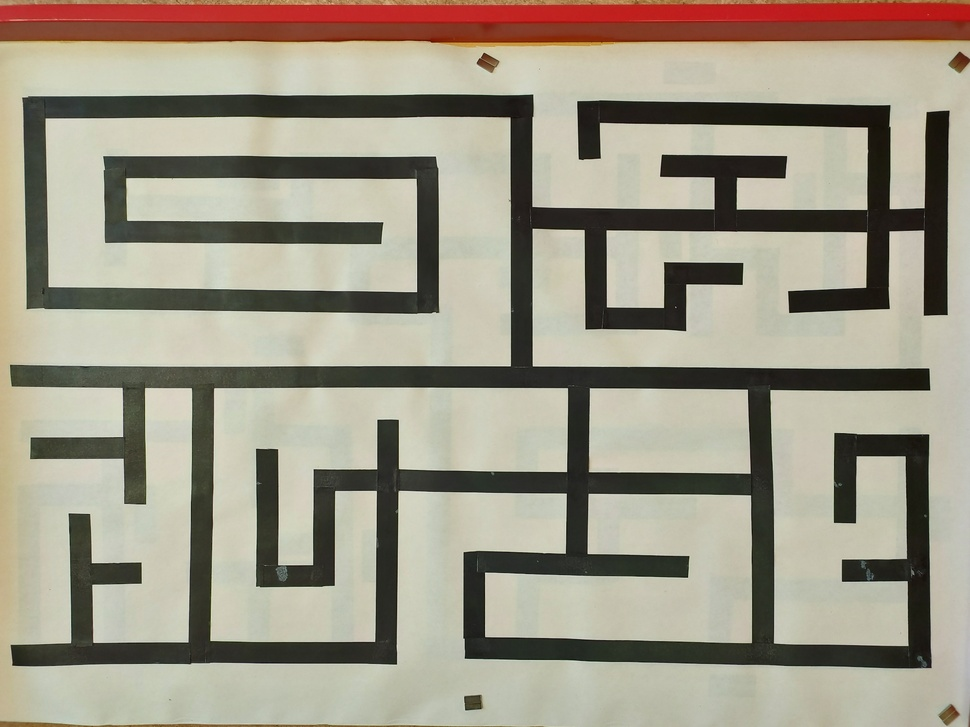
#> input picture src/Fun_and_Explore/Picture_Example/Maze.jpg, 970 x 727 px, shrunk from 1920 x 1440 before the run, found by its file name
$ python Erzeugen_Digital_Twin.py
#> lines starting #> are read from the running program, lines starting #| are printed output that depends on the picture; after the words box and inside, x2 and y2 are one past the last pixel; in counts of white or black regions, pixels touching at a corner belong together
from PIL import Image,ImageDraw,ImageOps
import matplotlib.pyplot as plt
import numpy as np
import os

def Startpunkt(bild):
    '''
    Funktion zum bestimmen des Startpixel eines Bildes. Das entsprechende Bild muss angegeben werden.
    '''
    Breite,Höhe = bild.size
    Breite -=1
    Höhe -= 1
    Zwischenstück = Höhe-1                                           #durchsuchung der Reichen vom unteren
    for i in range(Breite*Höhe):                                     #rechten Pixel nach dem ersten schwarzen
        aktuellesPixel = Breite,Höhe
        Pixelwert = bild.getpixel(aktuellesPixel)
        if Pixelwert <= 50:                                 #geändert
            if bild.getpixel((aktuellesPixel[0]-1,aktuellesPixel[1]+1)) <= 50:  #geändert
                Breite -= 1
                Höhe = Zwischenstück
                pass
            else:
                break
        else:
            if Höhe == 0:
                Breite = Breite-1
                Höhe = Zwischenstück
            else:
                Höhe = Höhe-1
    return Breite,Höhe

def Startpunkt_neu(bild):
    # In NumPy-Array umwandeln
    image_array = np.asarray(bild, dtype=np.uint8)

    # Alle schwarzen Pixel finden (Pixelwert 0)
    coords = np.column_stack(np.where(image_array == 0))

    if coords.size > 0:
        # Bildgröße holen (Höhe, Breite)
        height, width = image_array.shape

        # Rechte untere Ecke als Referenzpunkt
        bottom_right = np.array([height - 1, width - 1])

        # Pixel mit geringster euklidischer Distanz zur unteren rechten Ecke finden
        nearest_pixel = min(coords, key=lambda c: np.linalg.norm(c - bottom_right))

        # print("Schwarzer Pixel mit geringstem Abstand zur unteren rechten Ecke:", nearest_pixel)
        return int(nearest_pixel[1]), int(nearest_pixel[0])
    else:
        print("Kein schwarzer Pixel gefunden.")
        return 0, 0

def DickederLinie(bild, Breite,Höhe):
    Liniendicke = 0

    while True:
        pixel_value = bild.getpixel((Breite,Höhe))
        if pixel_value > 0: #and bild.getpixel((Breite-1,Höhe-1)) > 0:
            break

        Liniendicke += 1
        Breite -= 1
        Höhe -= 1

    #print("Liniendicke: ",Liniendicke)

    Liniendicke = Liniendicke // 2
    return Liniendicke

def zeichnen(bild, Eckenliste,Verbindungsliste, Liniendicke):
    image = Image.new('RGB', (bild.size), 'white')
    draw = ImageDraw.Draw(image)

    for element in Verbindungsliste:
        draw.line(element,fill = 'black', width=Liniendicke)

    for element in Eckenliste:
         #draw.point(element,fill = 'red')
         draw.rectangle((((element[0] - 0) - Liniendicke/2 , (element[1] - 0 )- Liniendicke/2),(element[0] + Liniendicke/2, element[1] + Liniendicke/2)),fill='red')
         #draw.line(((element[0] - 1) - Liniendicke/2, (element[1] -1),(element[0]+Liniendicke/2, element[1])), fill= 'red', width=Liniendicke)
         pass

    try:
        overlay = Image.open('logo_small.png')
        overlay = overlay.resize((200,150))

        image_w, image_h = image.size
        overlay_w, overlay_h = overlay.size

        x = (image_w - overlay_w) // 2
        y = 0

        image.paste(overlay, (x,y))
    except FileNotFoundError:
        pass

    image.save('Ausgegeben.png')

    plt.imshow(image)
    plt.axis('off')
    plt.show()

def Korrektur_Mitte_der_Linie(bild, Breite, Höhe, Code, Liniendicke):
    if Code == 0 or Code == 2:
        if Code == 0:
            tmp_Höhe = Höhe + Liniendicke
        elif Code == 2:
            tmp_Höhe = Höhe - Liniendicke

        tmpX = Breite
        maxX = Breite
        minX = Breite
        while True:
            if check_schwarz(bild, tmpX,tmp_Höhe):
                tmpX += 1
            else:
                maxX = tmpX - 1
                break
        tmpX = Breite
        while True:
            if check_schwarz(bild, tmpX,tmp_Höhe):
                tmpX -= 1
            else:
                minX = tmpX + 1
                break

        korrekte_Breite = (maxX - minX) // 2 + minX
        korrekte_Höhe = Höhe
    else:
        if Code == 1:
            tmp_Breite = Breite - Liniendicke
        elif Code == 3:
            tmp_Breite = Breite + Liniendicke

        tmpY = Höhe
        maxY = Höhe
        minY = Höhe
        while True:
            if check_schwarz(bild, tmp_Breite,tmpY):
                tmpY += 1
            else:
                maxY = tmpY - 1
                break
        tmpY = Höhe
        while True:
            if check_schwarz(bild, tmp_Breite,tmpY):
                tmpY -= 1
            else:
                minY = tmpY + 1
                break

        korrekte_Höhe = (maxY - minY) // 2 + minY
        korrekte_Breite = Breite

    return korrekte_Breite, korrekte_Höhe

def MittederEcke(bild, Breite,Höhe,Code,Liniendicke):
    Breite, Höhe = Korrektur_Mitte_der_Linie(bild, Breite,Höhe,Code,Liniendicke)
    if Code == 0:
        if Check_ob_Sackgasse(bild, Breite,Höhe,Liniendicke) == True:
            pass
        else:
            Höhe -= Liniendicke
    elif Code == 1:
        if Check_ob_Sackgasse(bild, Breite,Höhe,Liniendicke) == True:
            pass
        else:
            Breite += Liniendicke
    elif Code == 2:
        if Check_ob_Sackgasse(bild, Breite,Höhe,Liniendicke) == True:
            pass
        else:
            Höhe += Liniendicke
    elif Code == 3:
        if Check_ob_Sackgasse(bild, Breite,Höhe,Liniendicke) == True:
            pass
        else:
            Breite -= Liniendicke
    return Breite, Höhe

def Check_ob_Sackgasse(bild, Breite,Höhe,Liniendicke):
    Seite_oben = check_ob_linie(bild, Breite,Höhe,Liniendicke,1,True)
    Seite_unten = check_ob_linie(bild, Breite,Höhe,Liniendicke,-1,True)
    Seite_links = check_ob_linie(bild, Breite,Höhe,Liniendicke,1,False)
    Seite_rechts = check_ob_linie(bild, Breite,Höhe,Liniendicke,-1,False)
    # print("Sackgasse: Seite_oben: ", Seite_oben, " Seite_unten: ", Seite_unten, " Seite_rechts: ", Seite_rechts, " Seite_links: ", Seite_links)

    counter = 0
    if Seite_oben:                                    #geändert
        counter +=1
    if Seite_unten:                                   #geändert
        counter +=1
    if Seite_links:                                    #geändert
        counter +=1
    if Seite_rechts:                                   #geändert
        counter +=1

    if counter == 1:
        return True
    else:
        return False

def Eckencheck(bild, Breite,Höhe,Liniendicke,zwischenliste):
    Seite_oben = check_ob_linie(bild, Breite,Höhe,Liniendicke,1,True)
    Seite_unten = check_ob_linie(bild, Breite,Höhe,Liniendicke,-1,True)
    Seite_links = check_ob_linie(bild, Breite,Höhe,Liniendicke,1,False)
    Seite_rechts = check_ob_linie(bild, Breite,Höhe,Liniendicke,-1,False)
    # print("Seite_oben: ", Seite_oben, " Seite_unten: ", Seite_unten, " Seite_rechts: ", Seite_rechts, " Seite_links: ", Seite_links)

    #print("br: ", Breite, "ld: ", Liniendicke)
    #print("h: ", Höhe)

    if Seite_oben:                                    #geändert
        zwischenliste.append((Breite,Höhe,0))
    if Seite_rechts:                                   #geändert
        zwischenliste.append((Breite,Höhe,1))
    if Seite_unten:                                   #geändert
        zwischenliste.append((Breite,Höhe,2))
    if Seite_links:                                    #geändert
        zwischenliste.append((Breite,Höhe,3))


def check_schwarz(bild, Breite, Höhe):
    tmpx, tmpy = bild.size
    if Breite < 0 or Höhe < 0 or Breite >= tmpx or Höhe >= tmpy:
        return False
    else:
        return bild.getpixel((Breite, Höhe)) == 0              #geändert

def Höhenbeweger(bild, Breite,Höhe,Liniendicke, negative = True):
    value = 1
    if negative:
        value = -1
    Höhe += value
    counter = 0
    while True:
        if check_schwarz(bild, Breite,Höhe):
            if counter == Liniendicke *4:
                Breite, Höhe = Korrektur_Mitte_der_Linie(bild, Breite, Höhe, 1 + value, Liniendicke)
                counter = 0
            Seite_links = check_ob_linie(bild, Breite,Höhe,Liniendicke,-1,False)
            Seite_rechts = check_ob_linie(bild, Breite,Höhe,Liniendicke,1,False)
            if Seite_links or Seite_rechts:
                # print("Seite gefunden Seite_links: ", Seite_links, " Seite_rechts: ", Seite_rechts)
                break

            Höhe += value
            counter += 1
        else:
            break

    return Breite ,Höhe

def Breitenbeweger(bild, Breite,Höhe,Liniendicke,negative = True):
    value = 1
    if negative:
        value = -1
    Breite += value
    counter = 0
    while True:
        if check_schwarz(bild, Breite,Höhe):
            if counter == Liniendicke *4:
                Breite, Höhe = Korrektur_Mitte_der_Linie(bild, Breite, Höhe, 2 + (-value), Liniendicke)
                counter = 0
            Seite_oben = check_ob_linie(bild, Breite,Höhe,Liniendicke,1,True)
            Seite_unten = check_ob_linie(bild, Breite,Höhe,Liniendicke,-1,True)
            if Seite_oben or Seite_unten:
                # print("Seite gefunden Seite_oben: ", Seite_oben, " Seite_unten: ", Seite_unten)
                break

            Breite += value
            counter += 1
        else:
            break

    return Breite, Höhe

def check_ob_linie(bild, Breite, Höhe, Liniendicke, value, oben_oder_unten):
    for i in range(1, Liniendicke*2):
        if oben_oder_unten:
            if not check_schwarz(bild, Breite,Höhe-(i*value)):
                return False
        else:
            if not check_schwarz(bild, Breite-(i*value),Höhe):
                return False
    return True

def Verbindung(bild, Breite,Höhe,Code,Liniendicke):
    if Code == 0:
        Höhe -= Liniendicke*2
        Breite_neu, Höhe_neu = Höhenbeweger(bild, Breite, Höhe, Liniendicke, True)
    if Code == 1:
        Breite += Liniendicke*2
        Breite_neu, Höhe_neu = Breitenbeweger(bild, Breite, Höhe, Liniendicke, False)
    if Code == 2:
        Höhe += Liniendicke*2
        Breite_neu, Höhe_neu = Höhenbeweger(bild, Breite, Höhe, Liniendicke, False)
    if Code == 3:
        Breite -= Liniendicke*2
        Breite_neu, Höhe_neu = Breitenbeweger(bild, Breite, Höhe, Liniendicke, True)
    return Breite_neu, Höhe_neu

def Selbe_Ecke(ecke1, ecke2, Liniendicke):
    # print("Ecke 1: ", ecke1," Ecke 2:" , ecke2)
    if abs(ecke1[0] - ecke2[0]) < Liniendicke - 3 and abs(ecke1[1] - ecke2[1]) < Liniendicke - 3:
        return True
    else:

        return False

def Selbe_Verbindung(Verbindung1, Verbindung2, Liniendicke):
    # print("Verbindung 1: ", Verbindung1, " Verbindung 2: ", Verbindung2)
    if Selbe_Ecke((Verbindung1[0], Verbindung1[1]), (Verbindung2[0], Verbindung2[1]), Liniendicke) and Selbe_Ecke((Verbindung1[2], Verbindung1[3]), (Verbindung2[2], Verbindung2[3]), Liniendicke):
        return True
    else:
        return False

def listenprüfer(Original_Breite, Original_Höhe, Breite, Höhe, Liniendicke, Eckenliste, Probeliste, Verbindungsliste):
    ecke_existiert = False
    for ecke in Eckenliste:
        if Selbe_Ecke(ecke, (Breite, Höhe), Liniendicke):
            ecke_existiert = True

    if not ecke_existiert:
        # print("Ecke gespeichert")
        Eckenliste.append((Breite,Höhe))
        Probeliste.append((Breite,Höhe))

    if len(Verbindungsliste) == 0:
        Verbindungsliste.append((Original_Breite,Original_Höhe,Breite,Höhe))
    else:
        verbindung_existiert = False
        for verbindung in Verbindungsliste:
            if Selbe_Verbindung(verbindung, (Original_Breite,Original_Höhe,Breite,Höhe), Liniendicke) or Selbe_Verbindung(verbindung, (Breite,Höhe,Original_Breite,Original_Höhe), Liniendicke):
                verbindung_existiert = True

        if not verbindung_existiert:
            # print("Verbindung gespeichert")
            Verbindungsliste.append((Original_Breite,Original_Höhe,Breite,Höhe))

    return Eckenliste, Probeliste, Verbindungsliste

if __name__ == '__main__':
    base_name = "Maze"
    formats = ["jpg", "jpeg", "png", "bmp", "gif", "tiff", "webp"]

    bild = None
    for ext in formats:
        file_name = f"{base_name}.{ext}"
        if os.path.exists(file_name):
            try:
                bild = Image.open(file_name)
#> bild is the input picture: PIL image 970x727 RGB; mean R, G, B 158.3, 151.8, 135.2
                print(f"Opened {file_name}")
                break
            except Exception as e:
                print(f"Failed to open {file_name}: {e}")

    if bild is None:
        print("Fehler: Keine Bilddatei gefunden (Maze.jpg/png/...)")
        exit(1)

    plt.imshow(bild)
    plt.axis('off')
    plt.show()
    bild = bild.convert('L')
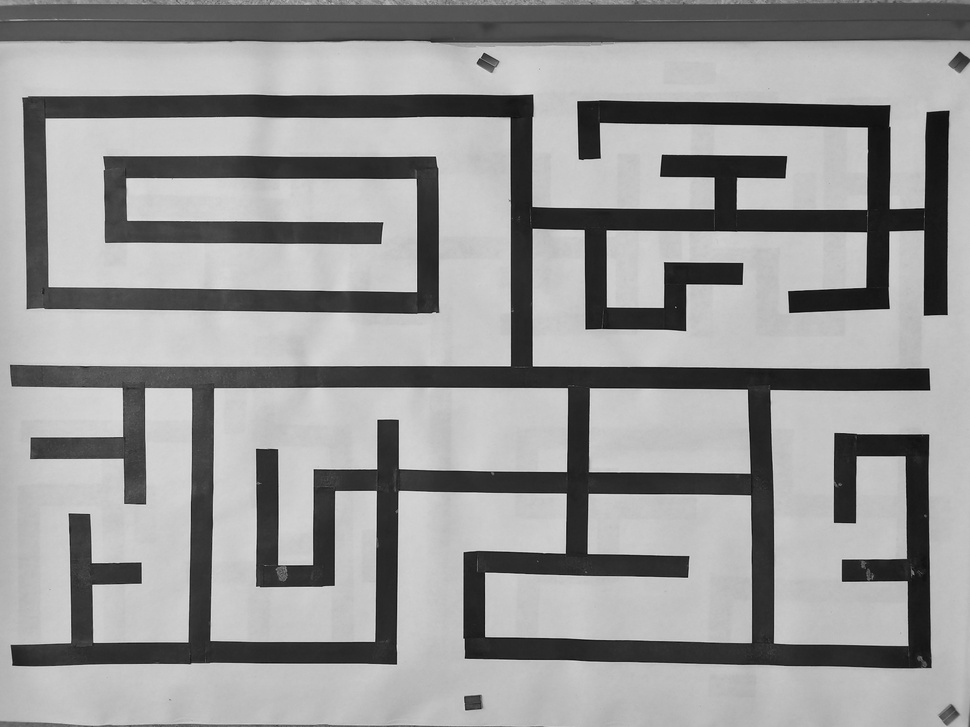
#> bild: PIL image 970x727 L; min 4, max 237, mean 151.9
    bild = ImageOps.expand(bild, border=(50, 200, 50, 50), fill=255)
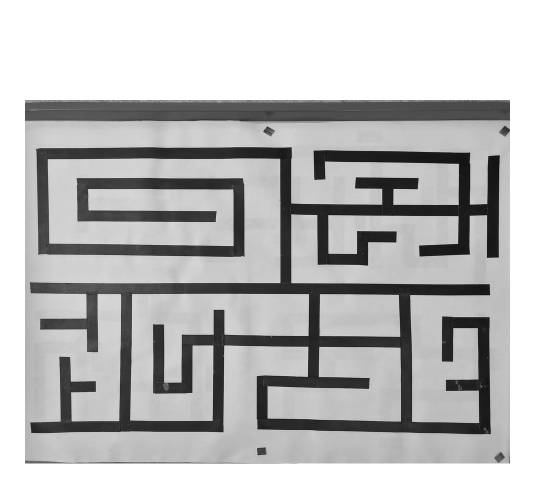
#> bild: PIL image 1070x977 L (shown at 1/2 size); min 4, max 255, mean 185.4

    Eckenliste = []
    Probeliste = []
    Verbindungsliste = []
    zwischenliste = []
    Verbindungsliste = []

    Breite, Höhe = bild.size
#> Breite = 1070; Höhe = 977
    for x in range(Breite-1):
        for y in range(Höhe-1):
            if bild.getpixel((x,y)) > 140:
                bild.putpixel((x,y),255)
            else:
                bild.putpixel((x,y),0)
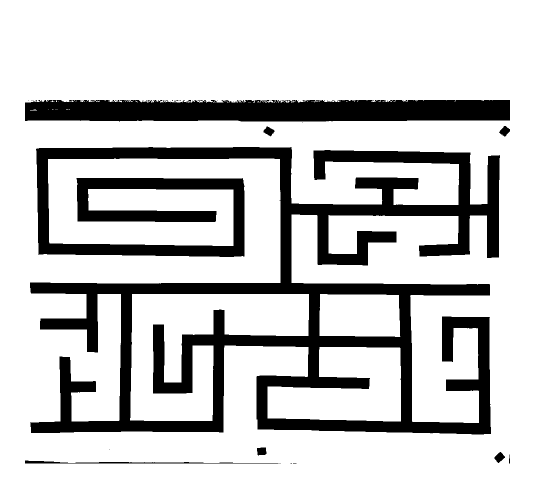
#> bild: PIL image 1070x977 L (shown at 1/2 size); 78.8% white; 45 black regions (37 under 20 px), largest, box (x1, y1, x2, y2) and area: (60, 294, 1000, 869) 180184, (50, 200, 1020, 243) 38783, (50, 921, 557, 927) 1124

    # bild.show()

    #Breite, Höhe = Startpunkt(bild)
    Breite, Höhe = Startpunkt_neu(bild)
#> in Startpunkt_neu, `coords = np.column_stack(np.where(image_array == 0))`: coords = 221251 pairs, first value 200 to 926, second value 50 to 1019
#> in Startpunkt_neu, `nearest_pixel = min(coords, key=lambda c: np.linalg.norm(c - bottom_ri..`: nearest_pixel = [926, 1019]
#> Breite = 1019; Höhe = 926
    # print((Breite,Höhe))
    Liniendicke = DickederLinie(bild, Breite,Höhe)
#> the loop in DickederLinie, `while True:` made 3 passes
#> (pixel_value, Breite, Höhe) on passes 1 to 2: (0, 1018, 925), (0, 1017, 924)
#> pixel_value on pass 3: 255
#> after the loop in DickederLinie, `while True:`: Breite = 1017; Höhe = 924; Liniendicke = 2
#> in DickederLinie, `Liniendicke = Liniendicke // 2`: Liniendicke = 1
#> Liniendicke = 1
    Breite -= Liniendicke
#> Breite = 1018
    Höhe -= Liniendicke
#> Höhe = 925
    # [5 lines of commented-out code are left out]

    Eckencheck(bild, Breite,Höhe,Liniendicke, zwischenliste)
#> in Eckencheck, `Seite_oben = check_ob_linie(bild, Breite,Höhe,Liniendicke,1,True)`: Seite_oben = True
#> in Eckencheck, `Seite_links = check_ob_linie(bild, Breite,Höhe,Liniendicke,1,False)`: Seite_links = False
#> in Eckencheck, `Seite_rechts = check_ob_linie(bild, Breite,Höhe,Liniendicke,-1,False)`: Seite_rechts = True
    Eckenliste.append((Breite,Höhe))

    print("Start Eckensuche")

    while len(zwischenliste) != 0:
        if len(zwischenliste) > 50:
            print(zwischenliste)
            break
        # print("zw: ",zwischenliste)
        Breite,Höhe,Code = zwischenliste[0]
        zwischenliste.pop(0)
        # print("zw: ",zwischenliste)
        Breite_neu, Höhe_neu = Verbindung(bild, Breite,Höhe,Code,Liniendicke)
        Breite_neu, Höhe_neu = MittederEcke(bild, Breite_neu, Höhe_neu, Code, Liniendicke)

        Eckenliste, Probeliste, Verbindungsliste = listenprüfer(Breite, Höhe, Breite_neu, Höhe_neu, Liniendicke, Eckenliste, Probeliste, Verbindungsliste)
        # print("CL: ",Verbindungsliste, "EL: ", Eckenliste, "PL: ", Probeliste)
        if len(Probeliste) != 0:
            Breite, Höhe = Probeliste[0]
            #print(Probeliste,":pb")
            Probeliste.pop(0)

            Eckencheck(bild, Breite, Höhe, Liniendicke, zwischenliste)
        else:
            pass
#> this loop made 128 passes
#> (Breite_neu, Höhe_neu) on pass 2: (1022, 925)
#> (Breite_neu, Höhe_neu) on passes 5, 7, 10: (1022, 921), (1022, 917), (1022, 925)

        #zeichnen(Eckenliste,Verbindungsliste, Liniendicke)
        #input("Drücke Enter, um fortzufahren...")


    print(Eckenliste)
#> (printed output is left out)
    print(Verbindungsliste)
#> (printed output is left out)

    korrigierte_Verbindungsliste = []

    for verbindung in Verbindungsliste:
        erste_ecke = False
        zweite_ecke = False
        for i, ecke in enumerate(Eckenliste):
            if abs(ecke[0] - verbindung[0]) == 0 and abs(ecke[1] - verbindung[1]) == 0:
                erste_ecke = True
            if abs(ecke[0] - verbindung[2]) == 0 and abs(ecke[1] - verbindung[3]) == 0:
                zweite_ecke = True

        if not erste_ecke or not zweite_ecke:
            print("Fehler bei Verbindung: ", verbindung)
            tmp_ecke1 = None
            tmp_ecke2 = None
            for ecke in Eckenliste:
                if abs(ecke[0] - verbindung[0]) < Liniendicke - 3 and abs(ecke[1] - verbindung[1]) < Liniendicke - 3:
                    tmp_ecke1 = ecke
                    print("Ecke: ", tmp_ecke1)
                if abs(ecke[0] - verbindung[2]) < Liniendicke - 3 and abs(ecke[1] - verbindung[3]) < Liniendicke - 3:
                    tmp_ecke2 = ecke
                    print("Ecke: ", tmp_ecke2)

            if tmp_ecke1 is not None and tmp_ecke2 is not None:
                korrigierte_Verbindungsliste.append((tmp_ecke1[0], tmp_ecke1[1], tmp_ecke2[0], tmp_ecke2[1]))
                print("Korrigierte Verbindung: ", korrigierte_Verbindungsliste[-1])
            else:
                print("Warnung: Verbindung konnte nicht korrigiert werden: ", verbindung)
        else:
            korrigierte_Verbindungsliste.append(verbindung)
#> this loop made 127 passes
#> verbindung on passes 1 to 12: (1018, 925, 1018, 921), (1018, 925, 1022, 925), (1018, 925, 1018, 929), (1018, 921, 1018, 917), (1018, 921, 1022, 921), (1018, 921, 1018, 925), (1018, 917, 1022, 917), (1018, 917, 1018, 921), (1018, 925, 1018, 921), (1018, 925, 1022, 925), (1018, 925, 1018, 929), (1018, 921, 1018, 917)

    Verbindungsliste = korrigierte_Verbindungsliste

    zeichnen(bild, Eckenliste,Verbindungsliste, Liniendicke)
#> in zeichnen, `image = Image.new('RGB', (bild.size), 'white')`: image: PIL image 1070x977 RGB; every value is 255
#> the loop in zeichnen, `for element in Verbindungsliste:` made 127 passes
#> the loop in zeichnen, `for element in Eckenliste: #draw.point(element,fill = 'red')` made 128 passes
#> element on passes 1 to 12: (1018, 925), (1018, 921), (1022, 925), (1018, 929), (1018, 917), (1022, 921), (1018, 925), (1022, 917), (1018, 921), (1018, 921), (1022, 925), (1018, 929)

    datei = open('DijkstraWerteEcke.txt','w')
    for tuple in Eckenliste:
        datei.write(str(tuple) + '\n')
#> this loop made 128 passes
    datei.close()
    datei2 = open('DijkstraWerte.txt','w')
    for tuple in Verbindungsliste:
        datei2.write(str(tuple) + '\n')
#> this loop made 127 passes
    datei2.close()

    datei3 = open('Liniendicke.txt','w')
    datei3.write(str(Liniendicke*2))
    datei3.close()
